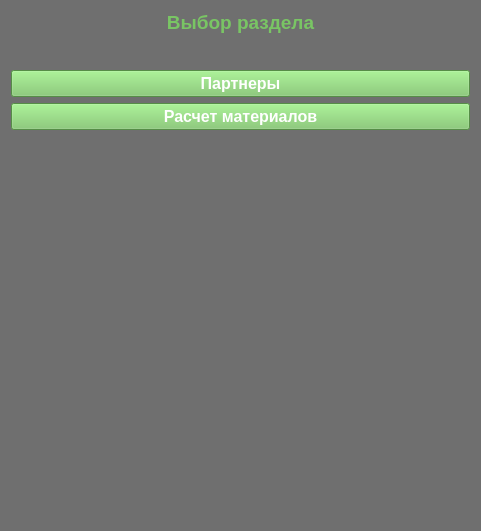
<?xml version="1.0" encoding="UTF-8"?>
<ui version="4.0">
 <class>Form</class>
 <widget class="QWidget" name="Form">
  <property name="geometry">
   <rect>
    <x>0</x>
    <y>0</y>
    <width>481</width>
    <height>531</height>
   </rect>
  </property>
  <property name="windowTitle">
   <string>Выбор раздела</string>
  </property>
  <property name="styleSheet">
   <string notr="true">background-color: rgb(111, 111, 111);</string>
  </property>
  <layout class="QVBoxLayout" name="verticalLayout_2">
   <item>
    <layout class="QVBoxLayout" name="verticalLayout">
     <item alignment="Qt::AlignTop">
      <widget class="QLabel" name="title">
       <property name="font">
        <font>
         <pointsize>14</pointsize>
         <weight>75</weight>
         <bold>true</bold>
        </font>
       </property>
       <property name="styleSheet">
        <string notr="true">color: #79c564;</string>
       </property>
       <property name="text">
        <string>&lt;html&gt;&lt;head/&gt;&lt;body&gt;&lt;p align=&quot;center&quot;&gt;Выбор раздела&lt;/p&gt;&lt;/body&gt;&lt;/html&gt;</string>
       </property>
      </widget>
     </item>
     <item>
      <spacer name="verticalSpacer_2">
       <property name="orientation">
        <enum>Qt::Vertical</enum>
       </property>
       <property name="sizeType">
        <enum>QSizePolicy::Fixed</enum>
       </property>
       <property name="sizeHint" stdset="0">
        <size>
         <width>20</width>
         <height>30</height>
        </size>
       </property>
      </spacer>
     </item>
     <item>
      <widget class="QPushButton" name="partners_button">
       <property name="palette">
        <palette>
         <active>
          <colorrole role="Button">
           <brush brushstyle="SolidPattern">
            <color alpha="255">
             <red>121</red>
             <green>197</green>
             <blue>100</blue>
            </color>
           </brush>
          </colorrole>
          <colorrole role="Text">
           <brush brushstyle="SolidPattern">
            <color alpha="255">
             <red>255</red>
             <green>255</green>
             <blue>255</blue>
            </color>
           </brush>
          </colorrole>
          <colorrole role="ButtonText">
           <brush brushstyle="SolidPattern">
            <color alpha="255">
             <red>255</red>
             <green>255</green>
             <blue>255</blue>
            </color>
           </brush>
          </colorrole>
          <colorrole role="Base">
           <brush brushstyle="SolidPattern">
            <color alpha="255">
             <red>121</red>
             <green>197</green>
             <blue>100</blue>
            </color>
           </brush>
          </colorrole>
          <colorrole role="Window">
           <brush brushstyle="SolidPattern">
            <color alpha="255">
             <red>121</red>
             <green>197</green>
             <blue>100</blue>
            </color>
           </brush>
          </colorrole>
         </active>
         <inactive>
          <colorrole role="Button">
           <brush brushstyle="SolidPattern">
            <color alpha="255">
             <red>121</red>
             <green>197</green>
             <blue>100</blue>
            </color>
           </brush>
          </colorrole>
          <colorrole role="Text">
           <brush brushstyle="SolidPattern">
            <color alpha="255">
             <red>255</red>
             <green>255</green>
             <blue>255</blue>
            </color>
           </brush>
          </colorrole>
          <colorrole role="ButtonText">
           <brush brushstyle="SolidPattern">
            <color alpha="255">
             <red>255</red>
             <green>255</green>
             <blue>255</blue>
            </color>
           </brush>
          </colorrole>
          <colorrole role="Base">
           <brush brushstyle="SolidPattern">
            <color alpha="255">
             <red>121</red>
             <green>197</green>
             <blue>100</blue>
            </color>
           </brush>
          </colorrole>
          <colorrole role="Window">
           <brush brushstyle="SolidPattern">
            <color alpha="255">
             <red>121</red>
             <green>197</green>
             <blue>100</blue>
            </color>
           </brush>
          </colorrole>
         </inactive>
         <disabled>
          <colorrole role="Button">
           <brush brushstyle="SolidPattern">
            <color alpha="255">
             <red>121</red>
             <green>197</green>
             <blue>100</blue>
            </color>
           </brush>
          </colorrole>
          <colorrole role="Text">
           <brush brushstyle="SolidPattern">
            <color alpha="255">
             <red>120</red>
             <green>120</green>
             <blue>120</blue>
            </color>
           </brush>
          </colorrole>
          <colorrole role="ButtonText">
           <brush brushstyle="SolidPattern">
            <color alpha="255">
             <red>120</red>
             <green>120</green>
             <blue>120</blue>
            </color>
           </brush>
          </colorrole>
          <colorrole role="Base">
           <brush brushstyle="SolidPattern">
            <color alpha="255">
             <red>121</red>
             <green>197</green>
             <blue>100</blue>
            </color>
           </brush>
          </colorrole>
          <colorrole role="Window">
           <brush brushstyle="SolidPattern">
            <color alpha="255">
             <red>121</red>
             <green>197</green>
             <blue>100</blue>
            </color>
           </brush>
          </colorrole>
         </disabled>
        </palette>
       </property>
       <property name="font">
        <font>
         <family>MS Shell Dlg 2</family>
         <pointsize>12</pointsize>
         <weight>75</weight>
         <bold>true</bold>
        </font>
       </property>
       <property name="styleSheet">
        <string notr="true">background-color: rgb(121, 197, 100);</string>
       </property>
       <property name="text">
        <string>Партнеры</string>
       </property>
      </widget>
     </item>
     <item>
      <widget class="QPushButton" name="materials_button">
       <property name="palette">
        <palette>
         <active>
          <colorrole role="Button">
           <brush brushstyle="SolidPattern">
            <color alpha="255">
             <red>121</red>
             <green>197</green>
             <blue>100</blue>
            </color>
           </brush>
          </colorrole>
          <colorrole role="Text">
           <brush brushstyle="SolidPattern">
            <color alpha="255">
             <red>255</red>
             <green>255</green>
             <blue>255</blue>
            </color>
           </brush>
          </colorrole>
          <colorrole role="ButtonText">
           <brush brushstyle="SolidPattern">
            <color alpha="255">
             <red>255</red>
             <green>255</green>
             <blue>255</blue>
            </color>
           </brush>
          </colorrole>
          <colorrole role="Base">
           <brush brushstyle="SolidPattern">
            <color alpha="255">
             <red>121</red>
             <green>197</green>
             <blue>100</blue>
            </color>
           </brush>
          </colorrole>
          <colorrole role="Window">
           <brush brushstyle="SolidPattern">
            <color alpha="255">
             <red>121</red>
             <green>197</green>
             <blue>100</blue>
            </color>
           </brush>
          </colorrole>
         </active>
         <inactive>
          <colorrole role="Button">
           <brush brushstyle="SolidPattern">
            <color alpha="255">
             <red>121</red>
             <green>197</green>
             <blue>100</blue>
            </color>
           </brush>
          </colorrole>
          <colorrole role="Text">
           <brush brushstyle="SolidPattern">
            <color alpha="255">
             <red>255</red>
             <green>255</green>
             <blue>255</blue>
            </color>
           </brush>
          </colorrole>
          <colorrole role="ButtonText">
           <brush brushstyle="SolidPattern">
            <color alpha="255">
             <red>255</red>
             <green>255</green>
             <blue>255</blue>
            </color>
           </brush>
          </colorrole>
          <colorrole role="Base">
           <brush brushstyle="SolidPattern">
            <color alpha="255">
             <red>121</red>
             <green>197</green>
             <blue>100</blue>
            </color>
           </brush>
          </colorrole>
          <colorrole role="Window">
           <brush brushstyle="SolidPattern">
            <color alpha="255">
             <red>121</red>
             <green>197</green>
             <blue>100</blue>
            </color>
           </brush>
          </colorrole>
         </inactive>
         <disabled>
          <colorrole role="Button">
           <brush brushstyle="SolidPattern">
            <color alpha="255">
             <red>121</red>
             <green>197</green>
             <blue>100</blue>
            </color>
           </brush>
          </colorrole>
          <colorrole role="Text">
           <brush brushstyle="SolidPattern">
            <color alpha="255">
             <red>120</red>
             <green>120</green>
             <blue>120</blue>
            </color>
           </brush>
          </colorrole>
          <colorrole role="ButtonText">
           <brush brushstyle="SolidPattern">
            <color alpha="255">
             <red>120</red>
             <green>120</green>
             <blue>120</blue>
            </color>
           </brush>
          </colorrole>
          <colorrole role="Base">
           <brush brushstyle="SolidPattern">
            <color alpha="255">
             <red>121</red>
             <green>197</green>
             <blue>100</blue>
            </color>
           </brush>
          </colorrole>
          <colorrole role="Window">
           <brush brushstyle="SolidPattern">
            <color alpha="255">
             <red>121</red>
             <green>197</green>
             <blue>100</blue>
            </color>
           </brush>
          </colorrole>
         </disabled>
        </palette>
       </property>
       <property name="font">
        <font>
         <family>MS Shell Dlg 2</family>
         <pointsize>12</pointsize>
         <weight>75</weight>
         <bold>true</bold>
        </font>
       </property>
       <property name="styleSheet">
        <string notr="true">background-color: rgb(121, 197, 100);</string>
       </property>
       <property name="text">
        <string>Расчет материалов</string>
       </property>
      </widget>
     </item>
     <item>
      <spacer name="verticalSpacer">
       <property name="orientation">
        <enum>Qt::Vertical</enum>
       </property>
       <property name="sizeHint" stdset="0">
        <size>
         <width>20</width>
         <height>40</height>
        </size>
       </property>
      </spacer>
     </item>
    </layout>
   </item>
  </layout>
 </widget>
 <resources/>
 <connections/>
</ui>
